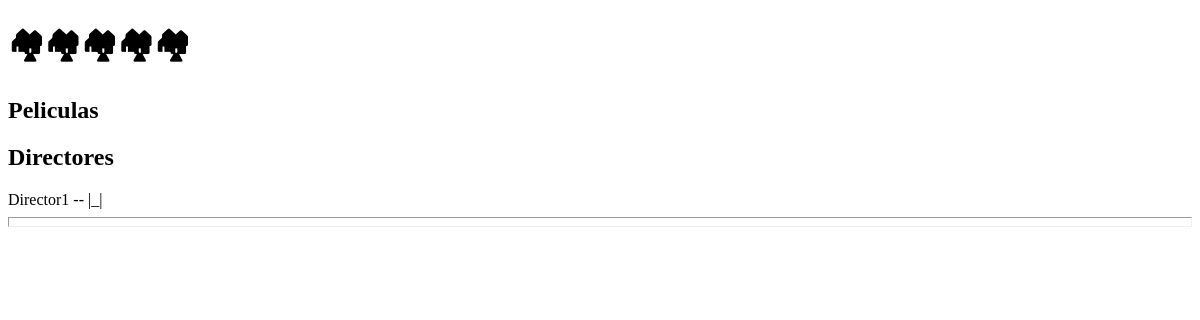
Before: / with the older database file.
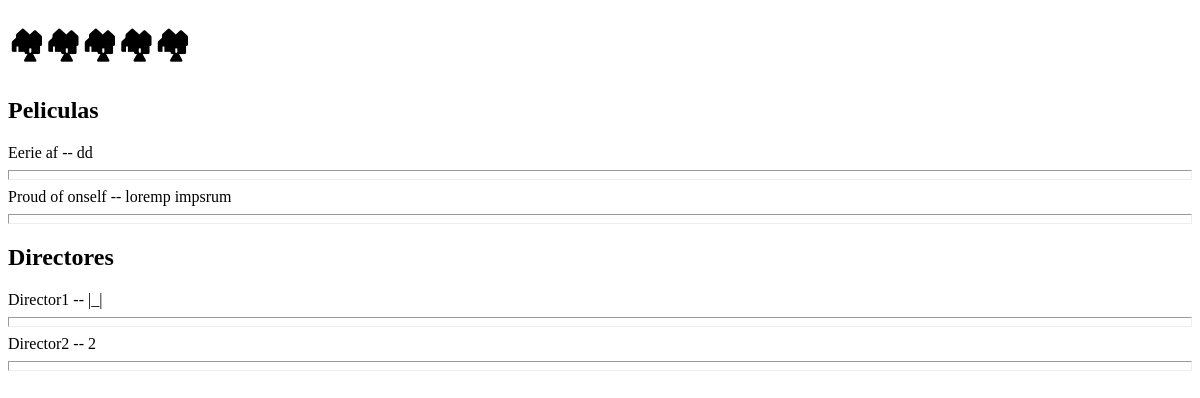
After: the same page with the newer database file.
### movie/models.py (models this page shows, shortened)
class Director(models.Model):
    name = models.CharField(max_length=100)
    last_name = models.CharField(max_length=100)

class Movie(models.Model):
    name = models.CharField(max_length=100)
    comment = models.TextField()
    imdb = models.IntegerField(default=1)

### movie/views.py (the view)
# urls.py: 2. Add a URL to urlpatterns:  path('', views.home, name='home')
def home(request):
    movie_list = Movie.objects.all()
    director_list = Director.objects.all()
    context = {
        "movies" : movie_list ,
        "directors" : director_list
    }
    return render(request, 'movie/templates/index.html', context)

### movie/templates/index.html (shortened to what this page needs)
<!DOCTYPE html>
<html lang="en">
<head>
</head>
 <body>
    <h1>🏘🏘🏘🏘🏘</h1>
    <h2>Peliculas</h2>
    {% for i in movies %}
      {{i.name}} -- {{i.comment}} <hr size="10px" >
    {% endfor %}
    <h2>Directores</h2>
    {% for d in directors %}
       {{d.name}} -- {{d.last_name}} <hr size="10px">
    {% endfor %}
 </body>
</html>

Changed rows visible on the page:
added Movie: name "Eerie af", comment "dd"
added Movie: name "Proud of onself", comment "loremp impsrum"
added Director: name "Director2", last_name "2"
